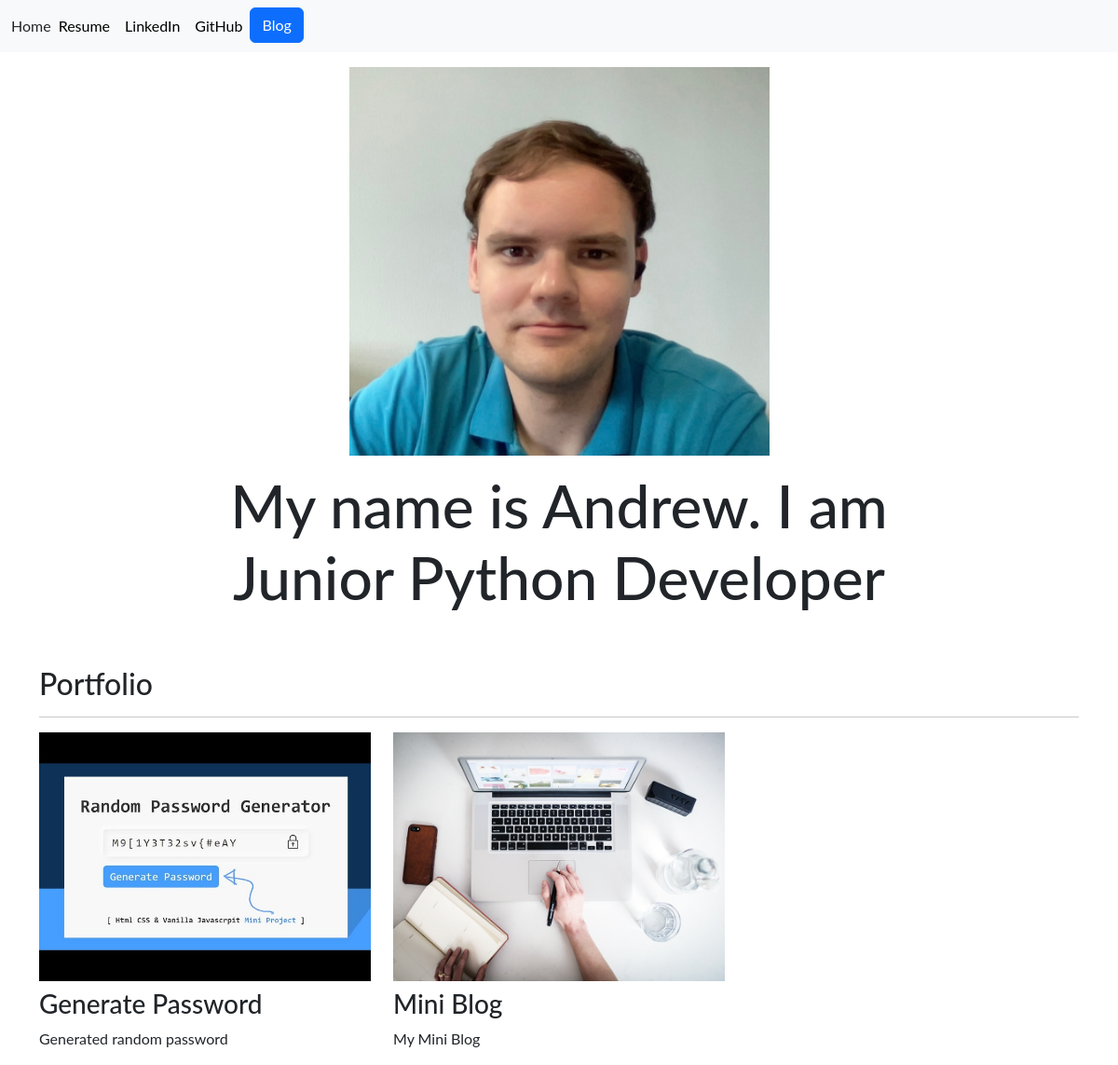
The page / on the database its author committed.
### portfolio/models.py (models this page shows, shortened)
class Project(models.Model):
    title = models.CharField(max_length=100)
    description = models.CharField(max_length=250)
    image = models.ImageField(upload_to='portfolio/images')
    url = models.URLField(blank=True)

### portfolio/views.py (the view)
# urls.py: 2. Add a URL to urlpatterns:  path('', views.home, name='home')
def home(request):
    projects = Project.objects.all()
    return render(request, 'portfolio/home.html', {'projects': projects})

### portfolio/templates/portfolio/home.html
{% extends 'portfolio/base.html' %}
{% load static %}
{% block content %}
<div class="row justify-content-center my-3">
  <div class="col-5">
    <img src="{% static 'portfolio/myphoto.jpeg' %}" class="img-fluid"><br>
  </div>
</div>
<div class="row justify-content-center mb-3">
  <div class="col-md-9 text-center">
    <h1 id="hometext" class="font-weight-bold">My name is Andrew. I am Junior Python Developer</h1>
  </div>
</div>
<h2 class="mt-5">Portfolio</h2>
<hr>
<div class="row">
  {% for project in projects %}
  <div class="col-lg-4 col-md-6">
    {% if project.url %}
    <a href="{{ project.url }}">
      <img src="{{ project.image.url }}" class="img-fluid mb-2">
    </a>
    {% else %}
    <img src="{{ project.image.url }}" class="img-fluid mb-2">
    {% endif %}
    <h3>{{ project.title }}</h3>
    <p>{{ project.description }}</p>
  </div>
  {% endfor %}
</div>
{% endblock %}

### portfolio/templates/portfolio/base.html (shortened to what this page needs)
<!DOCTYPE html>
<html lang="ru">
  <head>
    <link href="https://cdn.jsdelivr.net/npm/bootstrap@5.2.0/dist/css/bootstrap.min.css" rel="stylesheet">
  </head>
  <body>
  {% load static %}
  <link rel="stylesheet" href="{% static 'portfolio/style.css' %}">
<nav class="navbar navbar-expand-lg bg-light">
  <div class="container-fluid">
    <a class="nav-link active" aria-current="page" href="{% url 'home' %}">Home</a>
            <div class="collapse navbar-collapse text-center" id="navbarNav">
        <ul class="navbar-nav ml-auto">
          <li class="nav-item">
            <a class="nav-link" href="{% static 'portfolio/resume.pdf' %}" target="_blank">Resume</a>
          </li>
          <li class="nav-item">
            <a class="nav-link" href="https://www.linkedin.com/in/manu-neuer-5926ab217/" target="_blank">LinkedIn</a>
          </li>
          <li class="nav-item">
            <a class="nav-link" href="https://github.com/FootballOnlooker" target="_blank">GitHub</a>
          </li>
          <li>
            <a role="button" href="{% url 'blog:all_blogs' %}" class="btn btn-primary">Blog</a>
          </li>
        </ul>
      </div>
    </div>
</nav>
  <div class="container">
    {% block content %}
    {% endblock %}
  </div>
  </body>
</html>

### portfolio/static/portfolio/style.css (style rules this page uses)
.navbar-nav .nav-link { color: rgba(0,0,0,1) !important; }
body { font-family: 'Lato', sans-serif; }
@media (min-width: 992px) { #hometext { font-size: 4rem; } }

### rows shown on the page
Project: image (picture), title "Generate Password", description "Generated random password"
Project: image (picture), title "Mini Blog", description "My Mini Blog"
